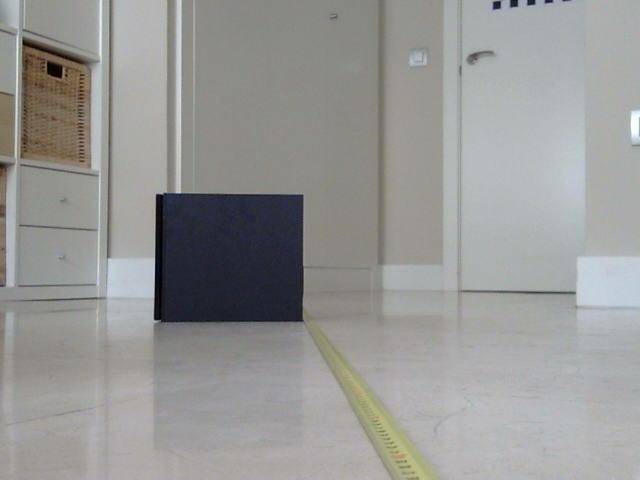
#> input picture CV/SESION 6 - Visión Estereo/S6.Challenge/imgs/img_L_test1.jpg, 640 x 480 px
$ jupyter execute --allow-errors S6_CV_challenge.ipynb   (shell and % lines are left out)
#> lines starting #> are read from the running program, lines starting #| are printed output that depends on the picture
### CV/SESION 6 - Visión Estereo/S6.Challenge/util_visionestereo_challenge.py
import numpy as np
import matplotlib.pyplot as plt

from sklearn.linear_model import LinearRegression
from sklearn.preprocessing import PolynomialFeatures

class Disparidad2Distancia:
    def __init__(self):
        self.x = np.array((0.9911572265625, 0.8864306640625, 0.7731, 0.6696337890625, 0.595791015625, 0.538887355638587, 0.4798193359375, 0.4418603515625, 0.412236328125, 0.3819091796875))
        self.y = np.array((60, 70, 80, 90, 100, 110, 120, 130, 140, 150))
        self.pf = PolynomialFeatures(degree = 6)
        X = self.pf.fit_transform(self.x.reshape(-1,1))
        self.model = LinearRegression()
        self.model.fit(X, self.y)

    def plot(self):
        fig = plt.figure()

        x1base = range(100, 0, -2)
        x1 = np.array(x1base)
        x1 = x1.astype(float)
        x1 = x1 / 100.0
        X1 = self.pf.fit_transform(x1.reshape(-1,1))
        dist = self.model.predict(X1)
        ax = fig.add_subplot(1, 1, 1)
        plt.plot(x1, dist, 'r')
        plt.show()

    # [5 lines left out: function obtenerDistancia, not called in this run]

### CV/SESION 6 - Visión Estereo/S6.Challenge/S6_CV_challenge.ipynb
<br/>
<center style="color:#888">Master Deep Learning<br/>Asignatura Computer Vision</center>
<center style="color:#aaa; margin-top:10px;">Prof. Óscar Picazo Montoya<br>oscarpm@faculty.mioti.es</center>

# Challenge S6: Medición de distancias usando visión estéreo

## Objetivos

El objetivo de este challenge es medir distancias en profundidad utilizando técnicas de visión estéreo.

## Configuración del entorno

[cell 1]

import numpy as np
import pandas as pd
import matplotlib.pyplot as plt
import matplotlib.patches as mpatches
from skimage import data, io, filters, img_as_ubyte
import cv2
import util_visionestereo_challenge as uvc

import warnings
warnings.filterwarnings("ignore")

### Sistema de visión estéreo

En el laboratorio se ha construido un sistema de visión estéreo y se han calibrado cada una de las cámaras por separado. Se han obtenido los parámetros intrínsecos para la cámara izquierda y derecha (`mtx_left`, `mtx_right`), las distorsiones de cada una de ellas (`dist_left`, `dist_right`) y nos proporcionan también las coordenadas reales del patrón ajedrezado que han usado en la calibración `objpoints` así como las coordenadas en <i>x</i> e <i>y</i> de ese patrón en cada una de las imágenes usadas para calibrarlas (`imgpointsL`, `imgpointsR`).

Todos estos valores nos los han pasado comprimidos en un fichero <i>NPZ</i> de numpy llamado `calibrated.npz` en el mismo directorio del challenge:

[cell 2]
npzfile = np.load("calibrated.npz")
#> (reads CV/SESION 6 - Visión Estereo/S6.Challenge/calibrated.npz from the repository)

objpoints = npzfile['objpoints']
imgpointsL = npzfile['imgpointsL']
imgpointsR = npzfile['imgpointsR']
mtx_left = npzfile['mtx_left']
mtx_right = npzfile['mtx_right']
dist_left = npzfile['dist_left']
dist_right = npzfile['dist_right']

Adicionalmente a este fichero nos proporcionan dos capturas `test1` y `test2`, con la imagen obtenida de la cámara izquierda y derecha en cada una de las capturas y nos preguntan que validemos el sistema de visión estéreo sabiendo que el objeto que se ha colocado en las pruebas está a 85cm en el `test1` y a 105cm en el `test2`.

Estas imágenes están ubicadas en el directorio `imgs` del challenge:

[cell 3]
frameL_test1 = io.imread("imgs/img_L_test1.jpg")
#> frameL_test1 is the input picture: shape (480, 640, 3); mean R, G, B 151.1, 151.3, 149.6
frameR_test1 = io.imread("imgs/img_R_test1.jpg")
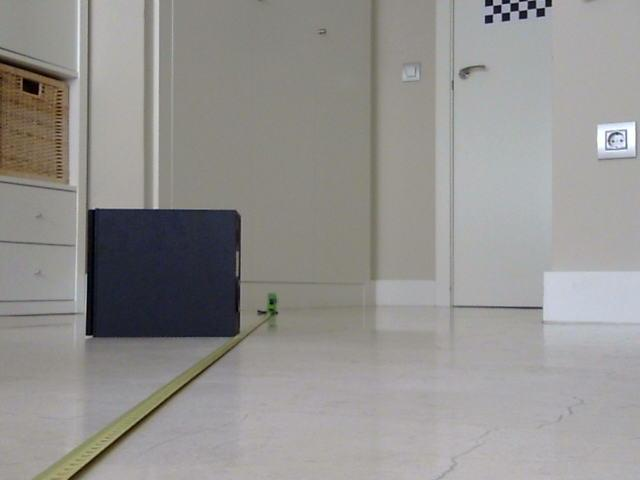
#> input picture CV/SESION 6 - Visión Estereo/S6.Challenge/imgs/img_R_test1.jpg, 640 x 480 px
#> frameR_test1 is the input picture: shape (480, 640, 3); mean R, G, B 147.8, 146.2, 144.1

frameL_test2 = io.imread("imgs/img_L_test2.jpg")
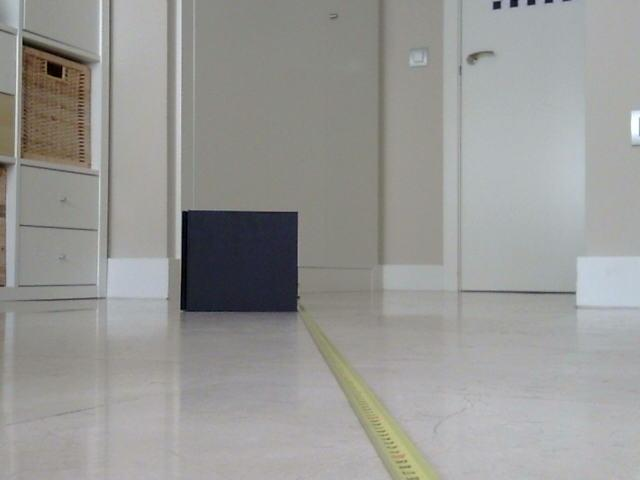
#> input picture CV/SESION 6 - Visión Estereo/S6.Challenge/imgs/img_L_test2.jpg, 640 x 480 px
#> frameL_test2 is the input picture: shape (480, 640, 3); mean R, G, B 152.5, 152.5, 150.2
frameR_test2 = io.imread("imgs/img_R_test2.jpg")
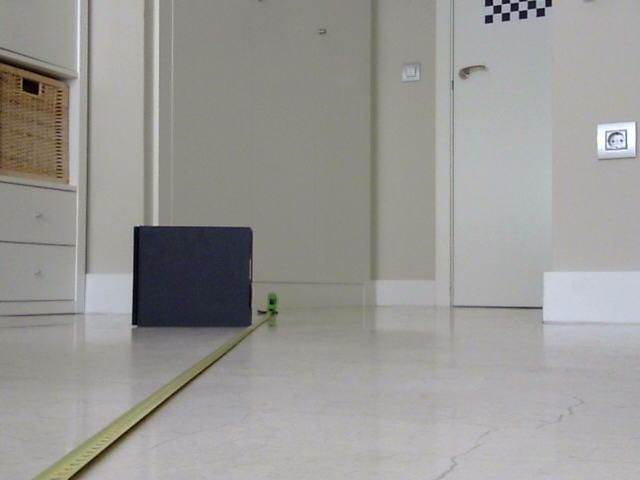
#> input picture CV/SESION 6 - Visión Estereo/S6.Challenge/imgs/img_R_test2.jpg, 640 x 480 px
#> frameR_test2 is the input picture: shape (480, 640, 3); mean R, G, B 154.5, 152.6, 149.9

fig, (ax1, ax2) = plt.subplots(2, 2, figsize=(15,15))
ax1[0].imshow(frameL_test1)
ax1[1].imshow(frameR_test1)
ax2[0].imshow(frameL_test2)
ax2[1].imshow(frameR_test2)
io.show()
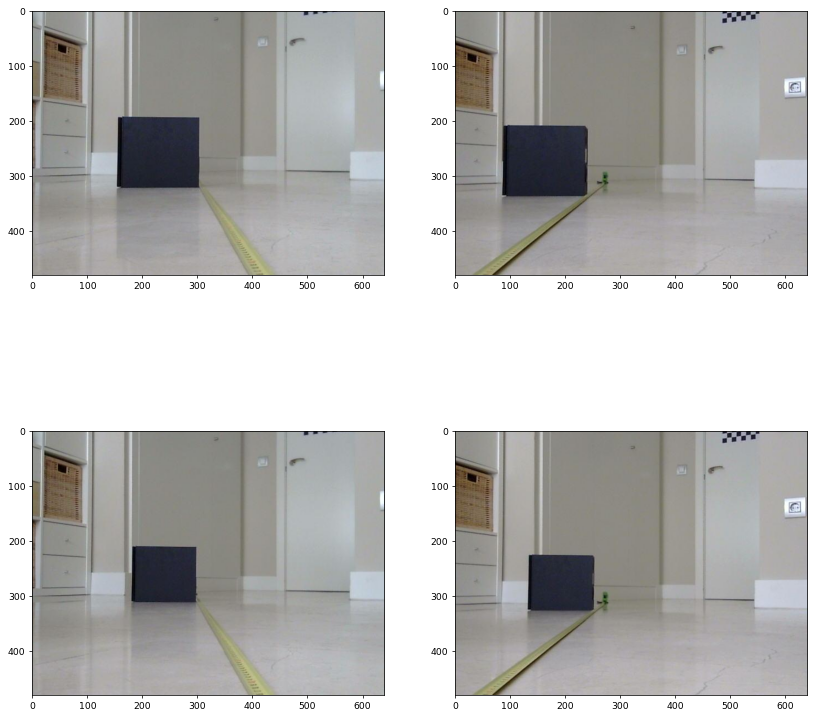
#> figure drawn by matplotlib, 4 panels

### Calibración estéreo

A partir de los datos que se disponen de las cámaras, obtén las matrices `R` y `T` necesarias para rectificar cada par de imágenes:

Calcula los mapas de rectificación `Left_Stereo_Map` y `Right_Stereo_Map`, necesarios para rectificar cualquier imagen capturada por las cámaras izquierda y derecha:

Crea una función que a partir de las imágenes izquierda y derecha y los mapas de rectificación, nos devuelva los mapas de disparidad de la imagen izquierda con respecto a la derecha, las imágenes izquierda y derecha rectificadas, así como los valores de disparidad.

[cell 4]
# [42 lines left out: function obtenerMapasDeDisparidadYValores, not called in this run]

Se muestran los mapas de disparidad (el normal y el mejorado), así como la imagen de la cámara izquierda rectificada:

#> (a cell that did not finish here is left out)

A partir de los valores de disparidad `disp_values` y distintas imágenes controladas, se ha creado un modelo que nos devuelve la distancia en función de los valores de disparidad. Puedes comprobar como se ha definido este modelo en el fichero `util_visionestereo_challenge.py` que acompaña el challenge:

[cell 6]
model = uvc.Disparidad2Distancia()
model.plot()
#> in plot, `plt.show()`:
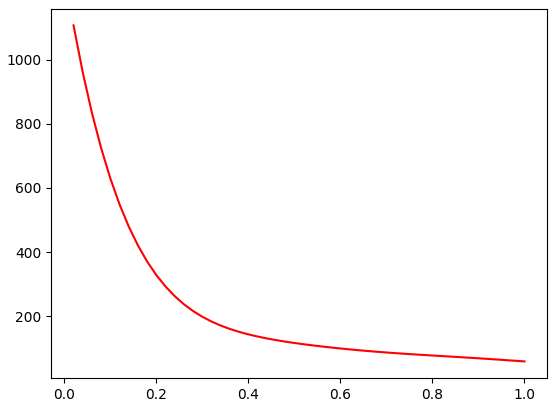
#> figure drawn by matplotlib, 1 panel
